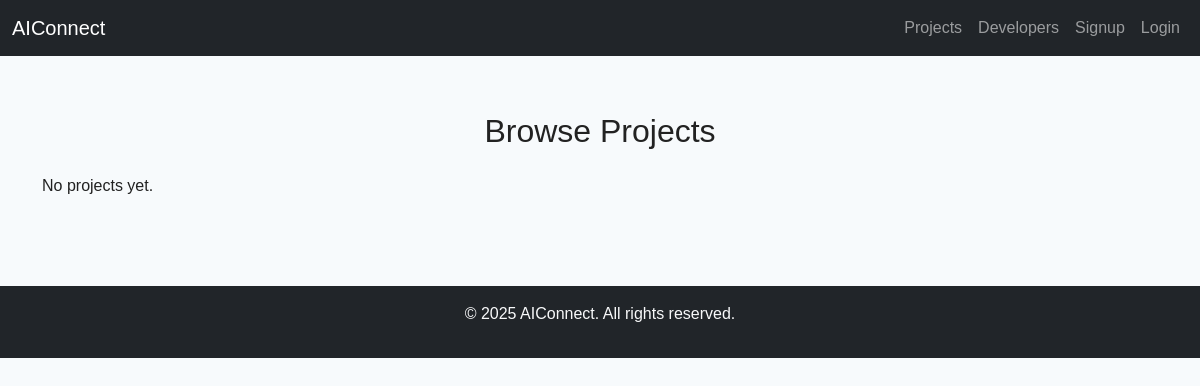
The page /projects/ on the database as committed earlier.
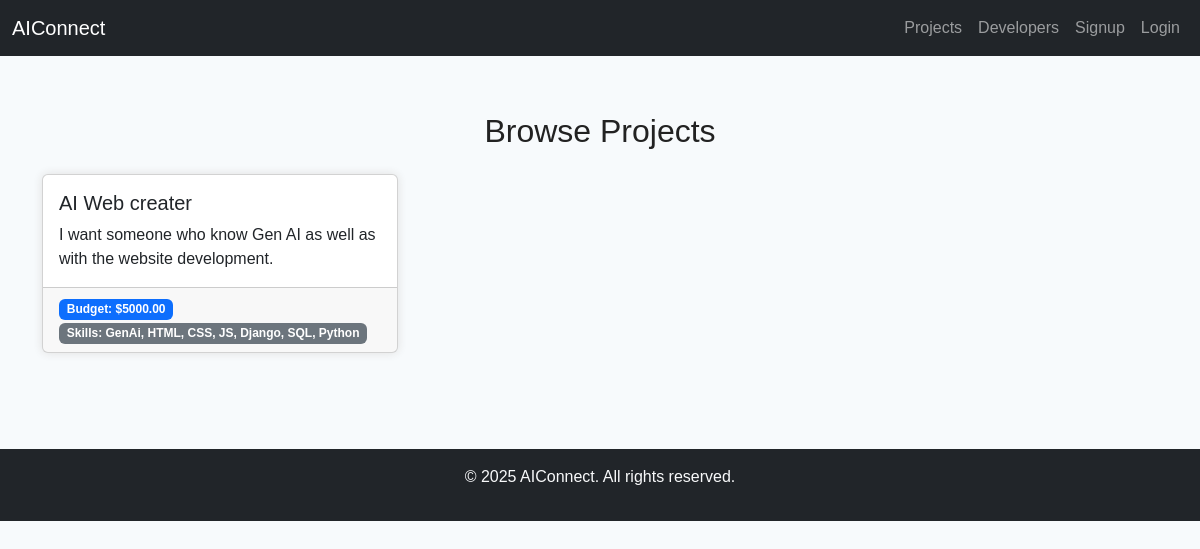
The same page on the database as committed later.
### aiconnect/models.py (models this page shows)
class Project(models.Model):
    company = models.ForeignKey(User, on_delete=models.CASCADE, related_name='projects', limit_choices_to={'user_type': 'company'})
    title = models.CharField(max_length=200)
    description = models.TextField()
    budget = models.DecimalField(max_digits=10, decimal_places=2)
    skills = models.CharField(max_length=255)
    created_at = models.DateTimeField(auto_now_add=True)

### aiconnect/views.py (the view)
# urls.py: path('projects/', views.projects_view, name='projects'),
def projects_view(request):
    projects = Project.objects.all().order_by('-created_at')
    return render(request, 'aiconnect/projects.html', {'projects': projects})

### aiconnect/templates/aiconnect/projects.html (shortened to what this page needs)
{% extends "aiconnect/base.html" %}
{% block content %}
<h2 class="mb-4">Browse Projects</h2>
<div class="row">
    {% for project in projects %}
    <div class="col-md-4 mb-4">
        <div class="card h-100">
            <div class="card-body">
                <h5 class="card-title">{{ project.title }}</h5>
                <p class="card-text">{{ project.description|truncatewords:25 }}</p>
            </div>
            <div class="card-footer">
                <span class="badge bg-primary">Budget: ${{ project.budget }}</span>
                <span class="badge bg-secondary">Skills: {{ project.skills }}</span>
            </div>
        </div>
    </div>
    {% empty %}
    <div class="col-12"><p>No projects yet.</p></div>
    {% endfor %}
</div>
{% endblock %}

Rows that differ between the two databases and show on the page:
added Project: title "AI Web creater", description "I want someone who know Gen AI as well as with the website development.", budget "5000.00", skills "GenAi, HTML, CSS, JS, Django, SQL, Python"
Other text that changed with them:
text no longer shown: "No projects yet."
